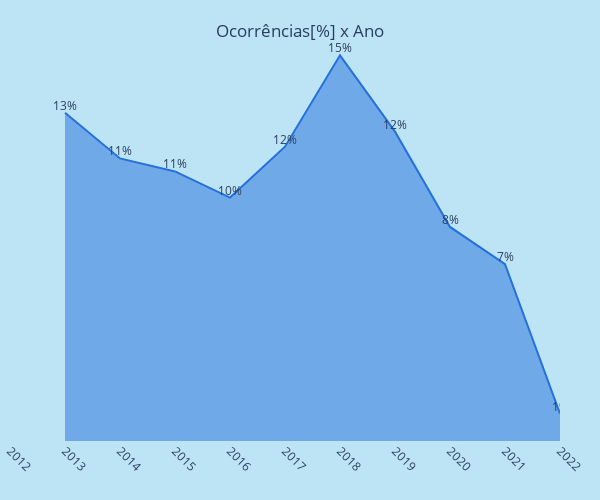

Source (notebook cell):
### Code cell
# Percentural de Ocorrências x Ano
df_ocorr["ocorrencia_ano"] = df_ocorr["ocorrencia_data_hora"].dt.year
df_ocorr_ocorr_ano = df_ocorr["ocorrencia_ano"].value_counts().sort_index()
df_ocorr_ocorr_ano = pd.DataFrame(df_ocorr_ocorr_ano)
df_ocorr_ocorr_ano.reset_index(inplace=True)

grf_ocorr_ano = px.line(
    data_frame=df_ocorr_ocorr_ano,
    x=df_ocorr_ocorr_ano["ocorrencia_ano"],
    y=(df_ocorr_ocorr_ano["count"]/df_ocorr_ocorr_ano["count"].sum())*100,
    title=f"Ocorrências[%] x Ano",
    width=600,
    height=500,
    color_discrete_sequence=["#2570DC"],
    )
grf_ocorr_ano.update_layout(
    title_x = 0.5,
    title_y = 0.95,
    plot_bgcolor='#BDE4F4',  # Cor de fundo do gráfico
    paper_bgcolor='#BDE4F4',  # Cor de fundo do papel
    xaxis_showgrid=False,  # Remover linhas de grade do eixo x
    bargap = 0.1,
    xaxis=dict(
        tickmode='linear',  # Modo linear
        tick0=0,  # Posição inicial dos ticks
        dtick=1  # Passo entre os ticks
    ),
    margin=dict(
        l=10,  # margem esquerda
        r=40,  # margem direita
        b=0,  # margem inferior
        t=35,  # margem superior
        pad=0  # preenchimento
    ),
    xaxis_range=[2012, 2022],
)
grf_ocorr_ano.update_traces(
    hovertemplate='%{x} : %{y}% ocorrências', 
    fill='tozeroy', 
    text=(df_ocorr_ocorr_ano["count"] / df_ocorr_ocorr_ano["count"].sum() * 100).round(0).astype(int).astype(str) + "%",
    mode='lines+text', 
    textposition='top center',
    )
grf_ocorr_ano.update_xaxes(title = "", tickangle=45)
grf_ocorr_ano.update_yaxes(visible=False)

# Exibir o histograma
grf_ocorr_ano.show()

### Figure 1 — Plotly figure (JSON) as saved in the notebook; plotly's stock layout.template omitted (floating-point values rounded to 4 significant figures)
{"data": [{"fill": "tozeroy", "hovertemplate": "%{x} : %{y}% ocorrências", "legendgroup": "", "line": {"color": "#2570DC", "dash": "solid"}, "marker": {"symbol": "circle"}, "mode": "lines+text", "name": "", "orientation": "v", "showlegend": false, "text": ["13%", "11%", "11%", "10%", "12%", "15%", "12%", "8%", "7%", "1%"], "textposition": "top center", "type": "scatter", "x": [2013, 2014, 2015, 2016, 2017, 2018, 2019, 2020, 2021, 2022], "xaxis": "x", "y": [12.97, 11.16, 10.65, 9.616, 11.63, 15.24, 12.22, 8.456, 6.986, 1.083], "yaxis": "y"}], "layout": {"bargap": 0.1, "height": 500, "legend": {"tracegroupgap": 0}, "margin": {"b": 0, "l": 10, "pad": 0, "r": 40, "t": 35}, "paper_bgcolor": "#BDE4F4", "plot_bgcolor": "#BDE4F4", "title": {"text": "Ocorrências[%] x Ano", "x": 0.5, "y": 0.95}, "width": 600, "xaxis": {"anchor": "y", "domain": [0, 1], "dtick": 1, "range": [2012, 2022], "showgrid": false, "tick0": 0, "tickangle": 45, "tickmode": "linear", "title": {"text": ""}}, "yaxis": {"anchor": "x", "domain": [0, 1], "title": {"text": "y"}, "visible": false}}}
